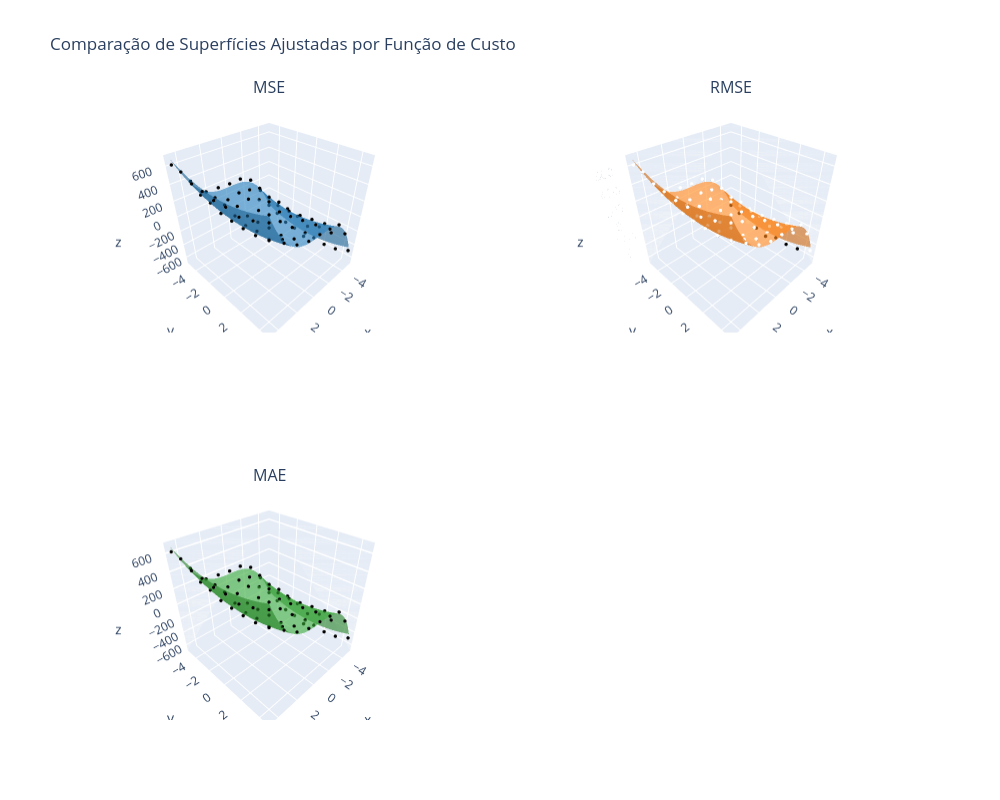

Notebook code for this chart:
### Code cell
import numpy as np
import pandas as pd
import plotly.graph_objects as go
from plotly.subplots import make_subplots


grid_x = np.linspace(x_raw.min(), x_raw.max(), 40)
grid_y = np.linspace(y_raw.min(), y_raw.max(), 40)
Gx, Gy = np.meshgrid(grid_x, grid_y)

Gx_norm = 2 * (Gx - x_min) / (x_max - x_min) - 1
Gy_norm = 2 * (Gy - y_min) / (y_max - y_min) - 1
F_bar_grid = np.column_stack((Gx_norm.ravel()**3, Gy_norm.ravel()**2, np.ones(Gx_norm.size)))

fig = make_subplots(
    rows=2, cols=2,
    specs=[[{'type': 'scene'}, {'type': 'scene'}],
           [{'type': 'scene'}, {'type': 'scene'}]],
    subplot_titles=("MSE", "RMSE", "MAE")
)

posicoes = {"MSE": (1, 1), "RMSE": (1, 2), "MAE": (2, 1)}
cores = {"MSE": "#1f77b4", "RMSE": "#ff7f0e", "MAE": "#2ca02c"}

for nome, (row, col) in posicoes.items():
    # Corrigido: acessa especificamente a chave "theta"
    theta_opt = resultados[nome]["theta"]
    
    Gz_norm = modelo(theta_opt, F_bar_grid).reshape(Gx_norm.shape)
    Gz = min_max_desnormaliza(Gz_norm, z_min, z_max)
    
    fig.add_trace(
        go.Scatter3d(
            x=x_raw, y=y_raw, z=z_raw, mode="markers",
            marker=dict(size=2, color="black"), showlegend=False
        ),
        row=row, col=col
    )
    
    fig.add_trace(
        go.Surface(
            x=Gx, y=Gy, z=Gz, opacity=0.6, showscale=False,
            colorscale=[[0, cores[nome]], [1, cores[nome]]],
            showlegend=False
        ),
        row=row, col=col
    )

fig.update_layout(
    title="Comparação de Superfícies Ajustadas por Função de Custo",
    height=800,
    width=1000
)

fig.show()

### Figure 1 — Plotly figure (JSON) as saved in the notebook; plotly's stock layout.template omitted (floating-point values rounded to 4 significant figures; data arrays with more than 128 entries replaced by an {"elided": "..."} marker saying what was removed)
{"data": [{"marker": {"color": "black", "size": 2}, "mode": "markers", "scene": "scene", "showlegend": false, "type": "scatter3d", "x": [-5.0, -5.0, -5.0, -5.0, -5.0, -5.0, -5.0, -5.0, -5.0, -3.8, -3.8, -3.8, -3.8, -3.8, -3.8, -3.8, -3.8, -3.8, -2.6, -2.6, -2.6, -2.6, -2.6, -2.6, -2.6, -2.6, -2.6, -1.4, -1.4, -1.4, -1.4, -1.4, -1.4, -1.4, -1.4, -1.4, -0.2, -0.2, -0.2, -0.2, -0.2, -0.2, -0.2, -0.2, -0.2, 1.0, 1.0, 1.0, 1.0, 1.0, 1.0, 1.0, 1.0, 1.0, 2.2, 2.2, 2.2, 2.2, 2.2, 2.2, 2.2, 2.2, 2.2, 3.4, 3.4, 3.4, 3.4, 3.4, 3.4, 3.4, 3.4, 3.4, 4.6, 4.6, 4.6, 4.6, 4.6, 4.6, 4.6, 4.6, 4.6], "y": [-5.0, -3.8, -2.6, -1.4, -0.2, 1.0, 2.2, 3.4, 4.6, -5.0, -3.8, -2.6, -1.4, -0.2, 1.0, 2.2, 3.4, 4.6, -5.0, -3.8, -2.6, -1.4, -0.2, 1.0, 2.2, 3.4, 4.6, -5.0, -3.8, -2.6, -1.4, -0.2, 1.0, 2.2, 3.4, 4.6, -5.0, -3.8, -2.6, -1.4, -0.2, 1.0, 2.2, 3.4, 4.6, -5.0, -3.8, -2.6, -1.4, -0.2, 1.0, 2.2, 3.4, 4.6, -5.0, -3.8, -2.6, -1.4, -0.2, 1.0, 2.2, 3.4, 4.6, -5.0, -3.8, -2.6, -1.4, -0.2, 1.0, 2.2, 3.4, 4.6, -5.0, -3.8, -2.6, -1.4, -0.2, 1.0, 2.2, 3.4, 4.6], "z": [-459.0, -520.4, -593.0, -606.8, -657.4, -586.1, -598.5, -569.7, -493.1, -142.9, -178.1, -235.0, -209.0, -241.4, -308.3, -226.5, -223.0, -142.5, 75.41, 23.71, -42.78, -34.59, -87.26, -65.33, -35.55, -6.816, 66.7, 152.7, 67.24, 0.7325, 45.21, -15.57, 4.347, 36.58, 67.91, 105.1, 150.6, 94.1, 80.1, 4.504, 25.89, 22.13, 34.32, 58.18, 131.2, 163.3, 72.25, 59.4, 10.31, 13.36, 27.72, 25.95, 78.59, 149.0, 176.5, 170.6, 152.3, 94.19, 57.16, 77.81, 71.56, 170.2, 209.0, 372.3, 275.6, 253.5, 207.1, 200.5, 201.1, 215.0, 257.7, 329.3, 612.7, 595.5, 534.9, 522.4, 502.3, 512.6, 496.1, 545.6, 614.7]}, {"colorscale": [[0, "#1f77b4"], [1, "#1f77b4"]], "opacity": 0.6, "scene": "scene", "showlegend": false, "showscale": false, "type": "surface", "x": {"elided": "40x40 float values"}, "y": {"elided": "40x40 float values"}, "z": {"elided": "40x40 float values"}}, {"marker": {"color": "black", "size": 2}, "mode": "markers", "scene": "scene2", "showlegend": false, "type": "scatter3d", "x": [-5.0, -5.0, -5.0, -5.0, -5.0, -5.0, -5.0, -5.0, -5.0, -3.8, -3.8, -3.8, -3.8, -3.8, -3.8, -3.8, -3.8, -3.8, -2.6, -2.6, -2.6, -2.6, -2.6, -2.6, -2.6, -2.6, -2.6, -1.4, -1.4, -1.4, -1.4, -1.4, -1.4, -1.4, -1.4, -1.4, -0.2, -0.2, -0.2, -0.2, -0.2, -0.2, -0.2, -0.2, -0.2, 1.0, 1.0, 1.0, 1.0, 1.0, 1.0, 1.0, 1.0, 1.0, 2.2, 2.2, 2.2, 2.2, 2.2, 2.2, 2.2, 2.2, 2.2, 3.4, 3.4, 3.4, 3.4, 3.4, 3.4, 3.4, 3.4, 3.4, 4.6, 4.6, 4.6, 4.6, 4.6, 4.6, 4.6, 4.6, 4.6], "y": [-5.0, -3.8, -2.6, -1.4, -0.2, 1.0, 2.2, 3.4, 4.6, -5.0, -3.8, -2.6, -1.4, -0.2, 1.0, 2.2, 3.4, 4.6, -5.0, -3.8, -2.6, -1.4, -0.2, 1.0, 2.2, 3.4, 4.6, -5.0, -3.8, -2.6, -1.4, -0.2, 1.0, 2.2, 3.4, 4.6, -5.0, -3.8, -2.6, -1.4, -0.2, 1.0, 2.2, 3.4, 4.6, -5.0, -3.8, -2.6, -1.4, -0.2, 1.0, 2.2, 3.4, 4.6, -5.0, -3.8, -2.6, -1.4, -0.2, 1.0, 2.2, 3.4, 4.6, -5.0, -3.8, -2.6, -1.4, -0.2, 1.0, 2.2, 3.4, 4.6, -5.0, -3.8, -2.6, -1.4, -0.2, 1.0, 2.2, 3.4, 4.6], "z": [-459.0, -520.4, -593.0, -606.8, -657.4, -586.1, -598.5, -569.7, -493.1, -142.9, -178.1, -235.0, -209.0, -241.4, -308.3, -226.5, -223.0, -142.5, 75.41, 23.71, -42.78, -34.59, -87.26, -65.33, -35.55, -6.816, 66.7, 152.7, 67.24, 0.7325, 45.21, -15.57, 4.347, 36.58, 67.91, 105.1, 150.6, 94.1, 80.1, 4.504, 25.89, 22.13, 34.32, 58.18, 131.2, 163.3, 72.25, 59.4, 10.31, 13.36, 27.72, 25.95, 78.59, 149.0, 176.5, 170.6, 152.3, 94.19, 57.16, 77.81, 71.56, 170.2, 209.0, 372.3, 275.6, 253.5, 207.1, 200.5, 201.1, 215.0, 257.7, 329.3, 612.7, 595.5, 534.9, 522.4, 502.3, 512.6, 496.1, 545.6, 614.7]}, {"colorscale": [[0, "#ff7f0e"], [1, "#ff7f0e"]], "opacity": 0.6, "scene": "scene2", "showlegend": false, "showscale": false, "type": "surface", "x": {"elided": "40x40 float values"}, "y": {"elided": "40x40 float values"}, "z": {"elided": "40x40 float values"}}, {"marker": {"color": "black", "size": 2}, "mode": "markers", "scene": "scene3", "showlegend": false, "type": "scatter3d", "x": [-5.0, -5.0, -5.0, -5.0, -5.0, -5.0, -5.0, -5.0, -5.0, -3.8, -3.8, -3.8, -3.8, -3.8, -3.8, -3.8, -3.8, -3.8, -2.6, -2.6, -2.6, -2.6, -2.6, -2.6, -2.6, -2.6, -2.6, -1.4, -1.4, -1.4, -1.4, -1.4, -1.4, -1.4, -1.4, -1.4, -0.2, -0.2, -0.2, -0.2, -0.2, -0.2, -0.2, -0.2, -0.2, 1.0, 1.0, 1.0, 1.0, 1.0, 1.0, 1.0, 1.0, 1.0, 2.2, 2.2, 2.2, 2.2, 2.2, 2.2, 2.2, 2.2, 2.2, 3.4, 3.4, 3.4, 3.4, 3.4, 3.4, 3.4, 3.4, 3.4, 4.6, 4.6, 4.6, 4.6, 4.6, 4.6, 4.6, 4.6, 4.6], "y": [-5.0, -3.8, -2.6, -1.4, -0.2, 1.0, 2.2, 3.4, 4.6, -5.0, -3.8, -2.6, -1.4, -0.2, 1.0, 2.2, 3.4, 4.6, -5.0, -3.8, -2.6, -1.4, -0.2, 1.0, 2.2, 3.4, 4.6, -5.0, -3.8, -2.6, -1.4, -0.2, 1.0, 2.2, 3.4, 4.6, -5.0, -3.8, -2.6, -1.4, -0.2, 1.0, 2.2, 3.4, 4.6, -5.0, -3.8, -2.6, -1.4, -0.2, 1.0, 2.2, 3.4, 4.6, -5.0, -3.8, -2.6, -1.4, -0.2, 1.0, 2.2, 3.4, 4.6, -5.0, -3.8, -2.6, -1.4, -0.2, 1.0, 2.2, 3.4, 4.6, -5.0, -3.8, -2.6, -1.4, -0.2, 1.0, 2.2, 3.4, 4.6], "z": [-459.0, -520.4, -593.0, -606.8, -657.4, -586.1, -598.5, -569.7, -493.1, -142.9, -178.1, -235.0, -209.0, -241.4, -308.3, -226.5, -223.0, -142.5, 75.41, 23.71, -42.78, -34.59, -87.26, -65.33, -35.55, -6.816, 66.7, 152.7, 67.24, 0.7325, 45.21, -15.57, 4.347, 36.58, 67.91, 105.1, 150.6, 94.1, 80.1, 4.504, 25.89, 22.13, 34.32, 58.18, 131.2, 163.3, 72.25, 59.4, 10.31, 13.36, 27.72, 25.95, 78.59, 149.0, 176.5, 170.6, 152.3, 94.19, 57.16, 77.81, 71.56, 170.2, 209.0, 372.3, 275.6, 253.5, 207.1, 200.5, 201.1, 215.0, 257.7, 329.3, 612.7, 595.5, 534.9, 522.4, 502.3, 512.6, 496.1, 545.6, 614.7]}, {"colorscale": [[0, "#2ca02c"], [1, "#2ca02c"]], "opacity": 0.6, "scene": "scene3", "showlegend": false, "showscale": false, "type": "surface", "x": {"elided": "40x40 float values"}, "y": {"elided": "40x40 float values"}, "z": {"elided": "40x40 float values"}}], "layout": {"annotations": [{"font": {"size": 16}, "showarrow": false, "text": "MSE", "x": 0.225, "xanchor": "center", "xref": "paper", "y": 1, "yanchor": "bottom", "yref": "paper"}, {"font": {"size": 16}, "showarrow": false, "text": "RMSE", "x": 0.775, "xanchor": "center", "xref": "paper", "y": 1, "yanchor": "bottom", "yref": "paper"}, {"font": {"size": 16}, "showarrow": false, "text": "MAE", "x": 0.225, "xanchor": "center", "xref": "paper", "y": 0.375, "yanchor": "bottom", "yref": "paper"}], "height": 800, "scene": {"domain": {"x": [0, 0.45], "y": [0.625, 1]}}, "scene2": {"domain": {"x": [0.55, 1], "y": [0.625, 1]}}, "scene3": {"domain": {"x": [0, 0.45], "y": [0, 0.375]}}, "scene4": {"domain": {"x": [0.55, 1], "y": [0, 0.375]}}, "title": {"text": "Comparação de Superfícies Ajustadas por Função de Custo"}, "width": 1000}}
